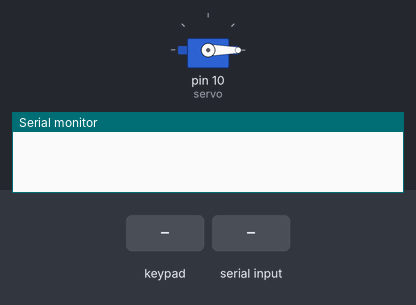
The sketch below on a simulated Arduino Uno, built with avr-gcc and run on an emulated ATmega328P. On the bench: servo, the last lines printed to the serial monitor. Inputs (shaded band) come from the test bench.

Above: at 1.2 s.
1.3 s: keypad keys 1 3 2 9 7 8 A pressed 0.4 s apart
At 4.18 s:
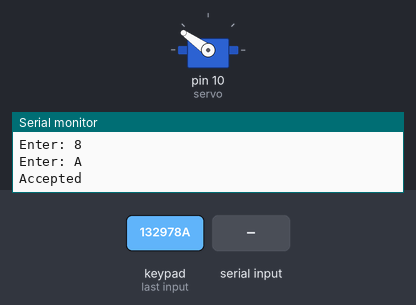
At 4.71 s:
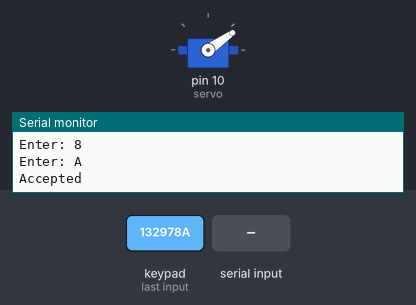
6.2 s: byte 16 (0x10) received over Serial
At 6.95 s:
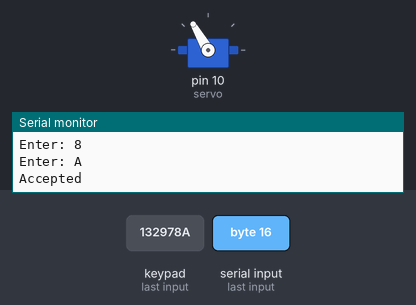
Timing chart, 0 to 9.2 s (numbered marks = the images above; inputs shaded):
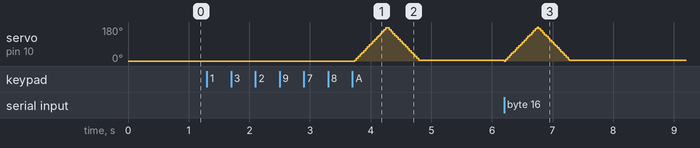

The sketch:

bluetooth_and_keypad.ino
```cpp
#include <Password.h>
#include <Keypad.h>
#include <Servo.h> //使用舵机
Password password = Password( "132978" ); //解锁密码
Servo servo; //声明 servo
const byte ROWS = 4; // 四行
const byte COLS = 4; // 四列

// 定义键盘
char keys[ROWS][COLS] = {
{'1','2','3','A'},
{'4','5','6','B'},
{'7','8','9','C'},
{'*','0','#','D'}
};
int pos = 0;    //循环变量 （角度）
int ReceiveByte=0;
//行
byte rowPins[ROWS] = { 9,8,7,6 };
//列
byte colPins[COLS] = { 5,4,3,2 };

// 建立键盘
Keypad keypad = Keypad( makeKeymap(keys), rowPins, colPins, ROWS, COLS );

void setup(){
Serial.begin(9600);
servo.write(0);

servo.attach(10); //舵机digital pin 9

//舵机
keypad.addEventListener(keypadEvent); //增加对键盘的侦听
}

void loop(){
  if (Serial.available() > 0) {
  ReceiveByte=Serial.read();
  switch(ReceiveByte){
      case 0x10:
      for(pos = 0; pos < 180; pos += 5)  // 0-180正转
  {
    servo.write(pos);              // 设置电机转角为 pos 度
    delay(15);                       // 休息
  }

  for(pos = 180; pos>=1; pos-=5.)
  {
    servo.write(pos);
    delay(15);
  }
  break;
    }
  }
keypad.getKey();
}
//注意一些特殊的事件
void keypadEvent(KeypadEvent eKey){
switch (keypad.getState()){
case PRESSED:

Serial.print("Enter: ");
Serial.println(eKey);
delay(10);

switch (eKey){
case 'A': checkPassword(); delay(1); break;
case 'B': password.reset(); delay(1); break;
default: password.append(eKey); delay(1);
}
}
}


void checkPassword(){

if (password.evaluate()){
password.reset();delay(1);
Serial.println("Accepted");//如果密码正确开锁
//如果开始工作，运行以下代码
for(pos = 0; pos < 180; pos += 5)  // 0-180正转
  {
    servo.write(pos);              // 设置电机转角为 pos 度
    delay(15);                       // 休息
  }
  for(pos = 180; pos>=1; pos-=5)
  {
    servo.write(pos);
    delay(15);
  }

}else{
Serial.println("Denied");
password.reset();delay(1);//如果密码错误保持锁定
//如果没有开始工作，运行以下代码
}}
```

Measured:
- after the input at 1.3 s, servo on pin 10 (servo): rises from 0° to 175° in 0.51 s, then falls to 5° in 0.54 s
